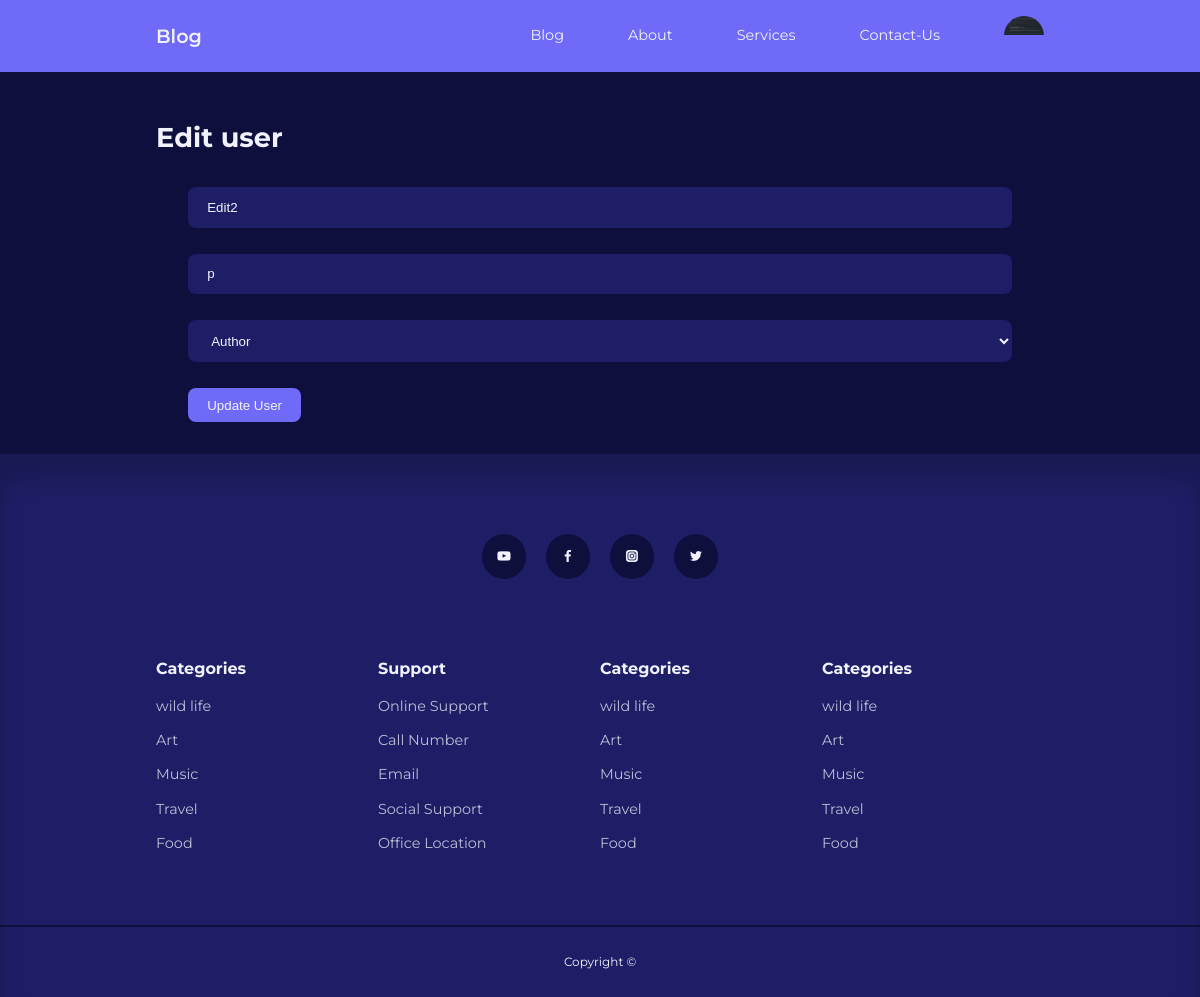
Screenshot of /admin/edit_user.php?id=1 (signed in) with the database file from the repository.
### tables this page shows
CREATE TABLE `users` (
  `id` int(11) UNSIGNED NOT NULL,
  `firstname` varchar(50) NOT NULL,
  `lastname` varchar(50) NOT NULL,
  `username` varchar(50) NOT NULL,
  `email` varchar(255) NOT NULL,
  `password` varchar(255) NOT NULL,
  `avatar` varchar(255) NOT NULL,
  `is_admin` tinyint(1) NOT NULL
);

### admin/partials/header.php (called while the page is built, shortened)
<?php
require '../partials/header.php';
?>

### admin/edit_user.php (the view, shortened to what this page needs)
<?php
include('partials/header.php');
if (isset($_GET['id'])) {
    $id = filter_var($_GET['id'], FILTER_SANITIZE_NUMBER_INT);
    $query = "SELECT * FROM users WHERE id = $id";
    $result = mysqli_query($conn, $query);
    $fetch = mysqli_fetch_assoc($result);
} else {
    header('location:' . ROOT_URL . 'admin/manage_user.php');
    die();
}
?>
<!DOCTYPE html>
<html lang="en">
<section class="form_section">
    <div class="container form_section-container">
        <h2>Edit user</h2>
        <form action="<?= ROOT_URL ?>admin/edit-user-logic.php" enctype="multipart/form-data" method="post">
            <input type="text" value="<?= $fetch['firstname'] ?>" name="firstname" placeholder="first name">
            <input type="text" value="<?= $fetch['lastname'] ?>" name="lastname" placeholder="last name">
            <select name="userrole" id="">
                <option value="0">Author</option>
            </select>
            <button type="submit" class="btn" name="submit">Update User</button>
        </form>
    </div>
</section>
<?php include('../partials/footer.php') ?>
</body>
</html>

### partials/header.php (shortened to what this page needs)
<?php
require 'config/database.php';
if (isset($_SESSION['user_id'])) {
    $id = filter_var($_SESSION['user_id'], FILTER_SANITIZE_NUMBER_INT);
    $query = "SELECT * FROM users WHERE id = '$id'";
    $result = mysqli_query($conn, $query);
    $fetch = mysqli_fetch_assoc($result);
    $avatar = $fetch['avatar'];
}
?>
<!DOCTYPE html>
<html lang="en">
<head>
    <link rel="stylesheet" href="<?= ROOT_URL ?>css/style.css">
    <link rel="stylesheet" href="https://unicons.iconscout.com/release/v4.0.0/css/line.css">
</head>
<body>
    <nav>
        <div class="container nav_container">
            <a href="<?= ROOT_URL ?>" class="nav_logo">Blog</a>
            <ul class="nav_items">
                <li><a href="<?= ROOT_URL ?>blog.php">Blog</a></li>
                <li><a href="<?= ROOT_URL ?>about.php">About</a></li>
                <li><a href="<?= ROOT_URL ?>services.php">Services</a></li>
                <li><a href="<?= ROOT_URL ?>contact.php">Contact-Us</a></li>
                <?php if (isset($_SESSION['user_id'])) { ?>
                    <li class="nav_profile">
                        <div class="avatar"><img src="<?= ROOT_URL . 'images/' . $avatar ?>" alt=""></div>
                    </li>
                <?php } else { ?>
                    <li><a href="<?= ROOT_URL ?>signin.php">Sign-In</a></li>
                <?php } ?>
            </ul>
        </div>
    </nav>
</body>
</html>

### css/style.css (style rules this page uses)
:root { --color-primary: #6f6af8; --color-primary-light: hsl(242, 91%, 69%, 18%); --color-primary-variant: #5854c7; --color-red: #da0f3f; --color-red-light: hsl(346, 87%, 46%, 15%); --color-green: #00c476; --color-green-light: hsl(156, 100%, 38%, 15%); --color-gray-900: #1e1e66; --color-gray-700: #2d2b7c; --color-gray-300: rgba(242, 242, 254, 0.3); --color-gray-200: rgba(242, 242, 254, 0.7); --color-white: #f2f2fe; --color-bg: #0f0f3e; --transition: all 300ms ease; --container-width-lg: 74%; --container-width-md: 88%; --form-width: 40%; --color-border-radius-1: 0.3rem; --color-border-radius-2: 0.5rem; --color-border-radius-3: 0.8rem; --color-border-radius-4: 2rem; --color-border-radius-5: 5rem; }
* { margin: 0; padding: 0; box-sizing: border-box; outline: 0; border: 0; appearance: 0; list-style: none; text-decoration: none; }
body { font-family: 'Montserrat', sans-serif; line-height: 1.5; color: var(--color-gray-900); overflow-x: hidden; background-color: var(--color-bg); font-size: 0.9rem; }
.container { width: var(--container-width-lg); max-width: 1800px; margin: 0 auto; }
section { margin-top: 3rem; }
h1, h2, h3, h4, h5,p,small { color: var(--color-white); line-height: 1.3; }
h2 { font-size: 1.7rem; margin: 1rem 0; }
a { color: var(--color-white); transition: var(--transition); }
img { display: block; width: 100%; object-fit: cover; }
nav { background: var(--color-primary); width: 100vw; height: 4.5rem; top: 0; z-index: 10; box-shadow: 0 1rem 1rem rgbs(0, 0, 0, 0.2); }
.nav_container { height: 100%; display: flex; align-items: center; justify-content: space-between; }
.avatar { width: 2.5rem; height: 2.5rem; border-radius: 50%; overflow: hidden; border: 0.3 solid var(--color-bg); }
.nav_logo { font-weight: 600; font-size: 1.2rem; }
.nav_items { display: flex; flex-direction: row; align-items: center; gap: 4rem; }
.nav_profile { position: relative; cursor: pointer; }
.btn { display: inline-block; width: fit-content; padding: 0.6rem 1.2rem; background-color: var(--color-primary); border-radius: var(--color-border-radius-2); cursor: pointer; transition: var(--transition); color: var(--color-white); }
form { display: flex; flex-direction: column; gap: 1.6rem; margin: 2rem; }
input, textarea, select { padding: 0.8rem 1.2rem; background-color: var(--color-gray-900); border-radius: var(--color-border-radius-2); resize: none; color: var(--color-white); }

### rows the page displays
users: avatar (picture)
users: firstname "Edit2", lastname "p"
